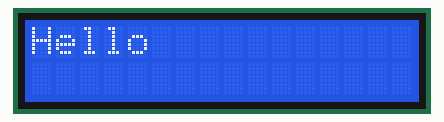
Simulated run of this sketch. Board: Arduino Uno, built with avr-gcc and run on an emulated ATmega328P. Parts: 16×2 character LCD.

Above: at 0.1 s.
At 1.1 s:
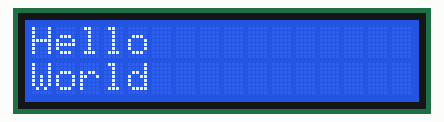
At 2.1 s:
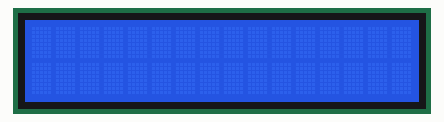

The sketch:

Basic_LCD.ino
```cpp
#include <LiquidCrystal_I2C.h>
LiquidCrystal_I2C lcd(0x3F, 16, 2);  //lcd 객체 선언

void setup()
{
  lcd.begin(); //LCD 사용 시작
}

void loop()
{
  lcd.setCursor(0, 0);
  lcd.print("Hello");
  delay(1000);
  lcd.setCursor(0, 1);
  lcd.print("World");
  delay(1000);
  lcd.clear();
  delay(1000);
}
```

Measured:
- by itself, everything shown: repeats every 3.0 s, in 3 steps
- what the display in image 1 shows lasts 1.0 s, from 1.1 s to 2.1 s
